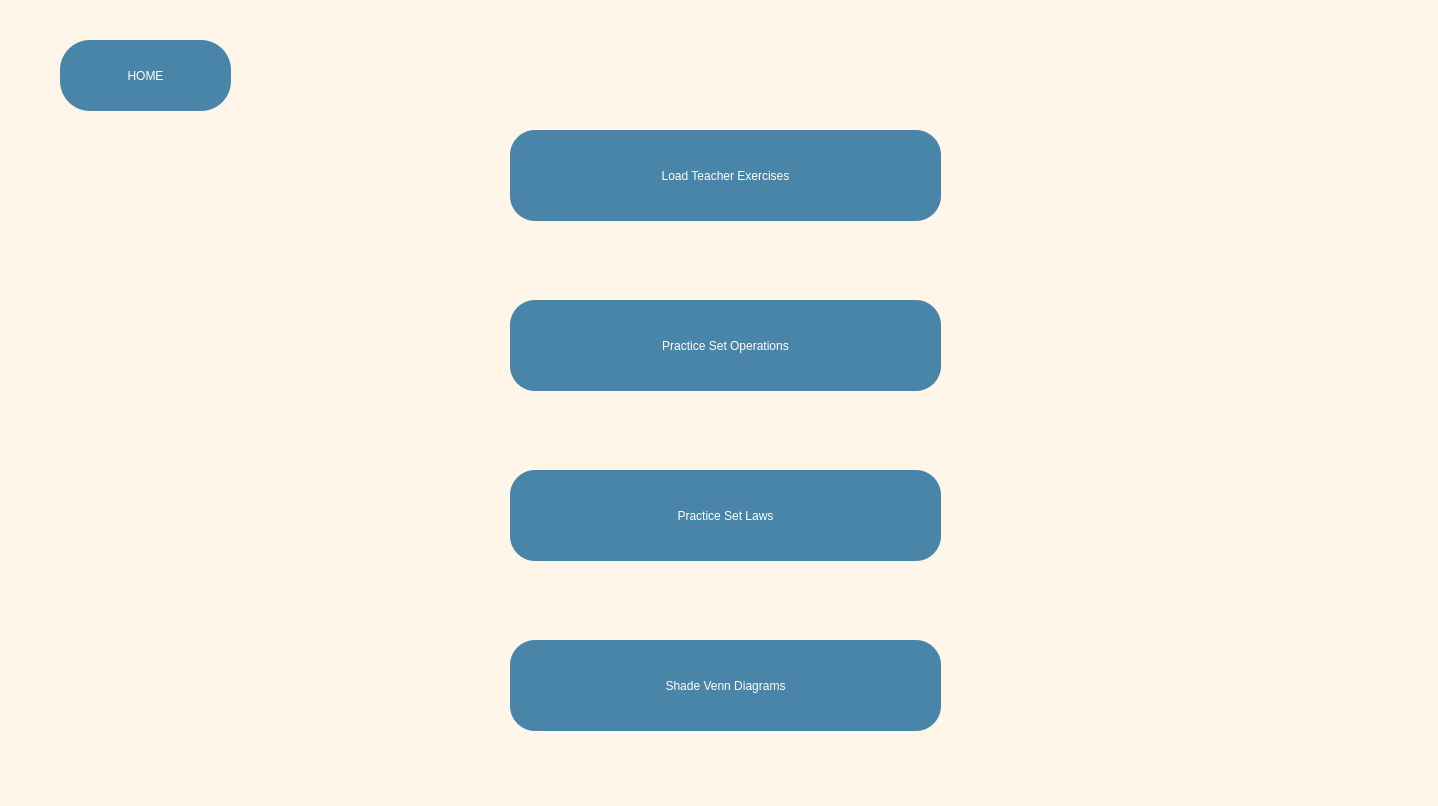
<?xml version="1.0" encoding="UTF-8"?>
<ui version="4.0">
 <class>MainWindow</class>
 <widget class="QMainWindow" name="MainWindow">
  <property name="geometry">
   <rect>
    <x>0</x>
    <y>0</y>
    <width>1438</width>
    <height>806</height>
   </rect>
  </property>
  <property name="windowTitle">
   <string>MainWindow</string>
  </property>
  <property name="styleSheet">
   <string notr="true">QWidget{
	background-color:rgb(255,246,233);
}

QPushButton{
font: 23pt 'Verdana';
background-color:rgb(73,133,168);
border-radius:25%;
color:white}

QPushButton:Hover{
background-color:rgb(93,153,168);
border:3px solid black;
}

#HomeButton{
font: 20pt 'Verdana';
background-color:rgb(73,133,168);
border-radius:30%;
color:white;}

#HomeButton:Hover{
background-color:rgb(93,153,168);
border:2px solid black;
}</string>
  </property>
  <widget class="QWidget" name="centralwidget">
   <widget class="QPushButton" name="SetOperations">
    <property name="geometry">
     <rect>
      <x>510</x>
      <y>300</y>
      <width>431</width>
      <height>91</height>
     </rect>
    </property>
    <property name="styleSheet">
     <string notr="true"/>
    </property>
    <property name="text">
     <string>Practice Set Operations</string>
    </property>
   </widget>
   <widget class="QPushButton" name="TeacherSheets">
    <property name="geometry">
     <rect>
      <x>510</x>
      <y>130</y>
      <width>431</width>
      <height>91</height>
     </rect>
    </property>
    <property name="styleSheet">
     <string notr="true"/>
    </property>
    <property name="text">
     <string>Load Teacher Exercises</string>
    </property>
   </widget>
   <widget class="QPushButton" name="SetLaws">
    <property name="geometry">
     <rect>
      <x>510</x>
      <y>470</y>
      <width>431</width>
      <height>91</height>
     </rect>
    </property>
    <property name="styleSheet">
     <string notr="true"/>
    </property>
    <property name="text">
     <string>Practice Set Laws</string>
    </property>
   </widget>
   <widget class="QPushButton" name="VennDiagrams">
    <property name="geometry">
     <rect>
      <x>510</x>
      <y>640</y>
      <width>431</width>
      <height>91</height>
     </rect>
    </property>
    <property name="styleSheet">
     <string notr="true"/>
    </property>
    <property name="text">
     <string>Shade Venn Diagrams</string>
    </property>
   </widget>
   <widget class="QPushButton" name="HomeButton">
    <property name="geometry">
     <rect>
      <x>60</x>
      <y>40</y>
      <width>171</width>
      <height>71</height>
     </rect>
    </property>
    <property name="styleSheet">
     <string notr="true"/>
    </property>
    <property name="text">
     <string>HOME</string>
    </property>
   </widget>
  </widget>
  <widget class="QStatusBar" name="statusbar"/>
 </widget>
 <resources/>
 <connections/>
</ui>
